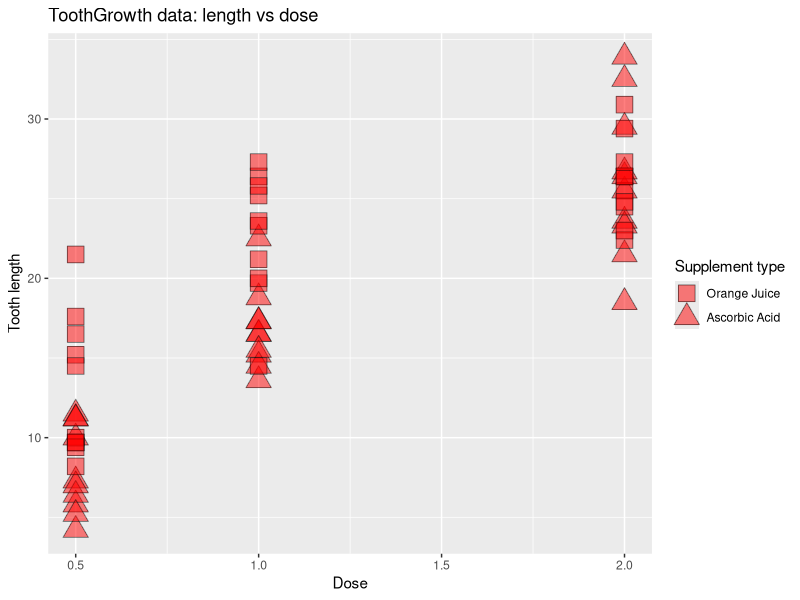
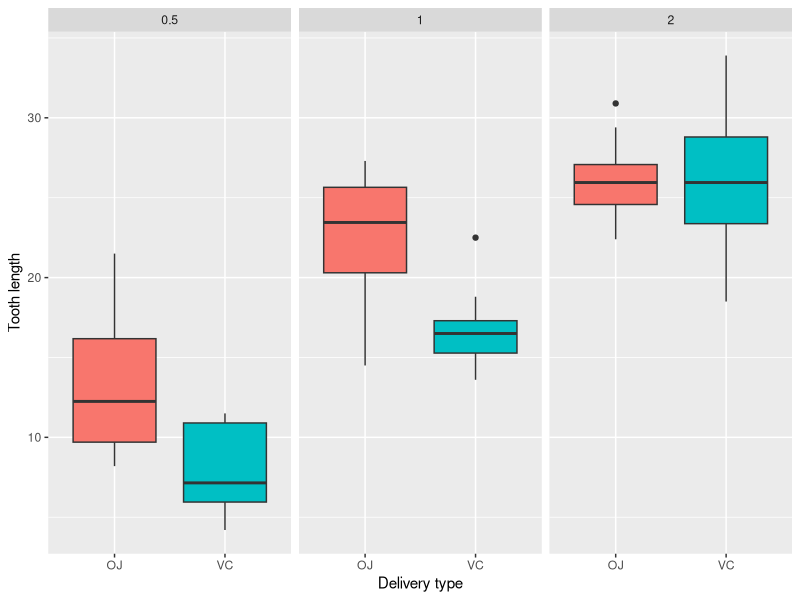
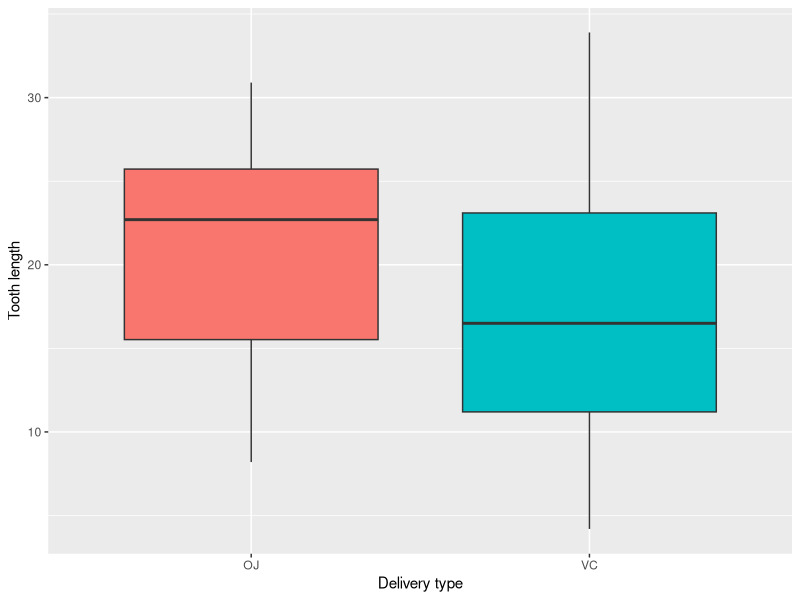

Write R code to recreate these figures, in order.
## ---- chunk 1
library(dplyr)
library(datasets)
library(ggplot2)
## ---- chunk 2
data(ToothGrowth)
# ?ToothGrowth
head(ToothGrowth)
summary(ToothGrowth)
str(ToothGrowth)
print(ggplot(data=ToothGrowth, aes(x=dose, y=len, shape=supp)) +
             xlab("Dose") +
             ylab("Tooth length") +
      ggtitle("ToothGrowth data: length vs dose") +              
      geom_point(size=6, alpha=0.5, fill="red") + #guides(shape=FALSE) +
        scale_shape_manual(values=c(22, 24),
                           name="Supplement type",
                       breaks=c("OJ", "VC"),
                       labels=c("Orange Juice", "Ascorbic Acid"))  
              )
## ---- chunk 3
CheckIntervalByDose <- function(before,after,supp) {
      if(missing(supp)) suppC <- TRUE else suppC <- ToothGrowth$supp == supp
      t.test(ToothGrowth$len[ToothGrowth$dose == after & suppC],
       ToothGrowth$len[ToothGrowth$dose == before & suppC]
       )$conf.int %>% cat
}
CheckIntervalByDose(0.5, 1, "OJ")
CheckIntervalByDose(1,   2, "OJ")
CheckIntervalByDose(0.5, 1, "VC")
CheckIntervalByDose(1,   2, "VC")
## ---- chunk 4
print(ggplot(ToothGrowth, aes(x=supp, y=len, fill=supp)) + geom_boxplot() +
        ylab("Tooth length") + guides(fill=FALSE) +xlab("Delivery type") +
        facet_wrap(~dose))
## ---- chunk 5
CheckIntervalBySupp <- function(dose) {
      t.test(ToothGrowth$len[ToothGrowth$dose == dose & ToothGrowth$supp == "OJ"],
       ToothGrowth$len[ToothGrowth$dose == dose & ToothGrowth$supp == "VC"]
       )$conf.int %>% cat
}
CheckIntervalBySupp(0.5)
CheckIntervalBySupp(1)
CheckIntervalBySupp(2)
## ---- chunk 6
CheckIntervalByDose(0.5, 1)
CheckIntervalByDose(1,   2)
## ---- chunk 7
print(ggplot(ToothGrowth, aes(x=supp, y=len, fill=supp)) + geom_boxplot() +
        ylab("Tooth length") + guides(fill=FALSE) +xlab("Delivery type"))
## ---- chunk 8
t.test(ToothGrowth$len[ToothGrowth$supp == "OJ"],
       ToothGrowth$len[ToothGrowth$supp == "VC"]
       )$conf.int %>% cat
## ---- chunk 9
t.test(ToothGrowth$len[ToothGrowth$supp == "OJ"],
       ToothGrowth$len[ToothGrowth$supp == "VC"],
       var.equal=TRUE
       )$conf.int %>% cat
